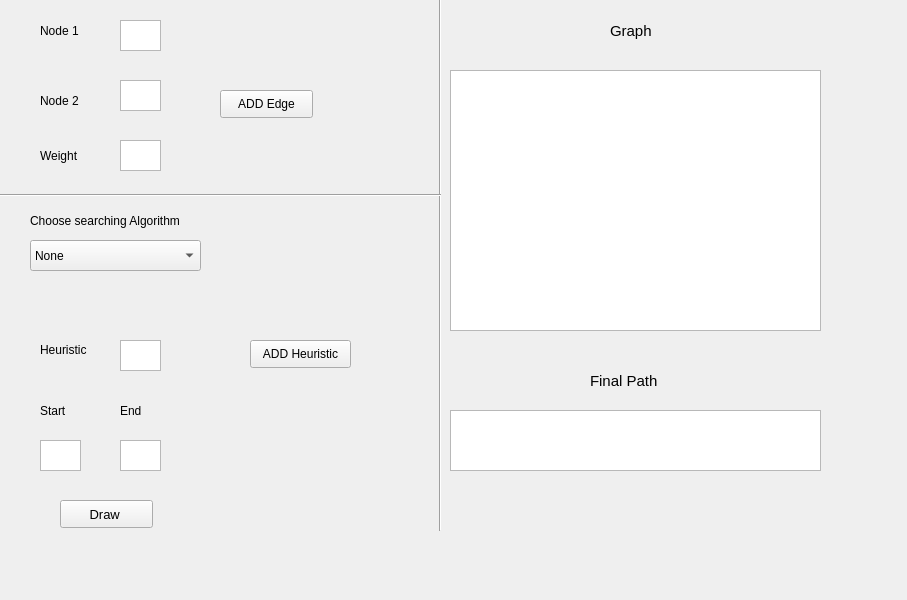
<?xml version="1.0" encoding="UTF-8"?>
<ui version="4.0">
 <class>MainWindow</class>
 <widget class="QMainWindow" name="MainWindow">
  <property name="geometry">
   <rect>
    <x>0</x>
    <y>0</y>
    <width>907</width>
    <height>600</height>
   </rect>
  </property>
  <property name="windowTitle">
   <string>MainWindow</string>
  </property>
  <widget class="QWidget" name="centralwidget">
   <widget class="Line" name="line_2">
    <property name="geometry">
     <rect>
      <x>425</x>
      <y>-10</y>
      <width>31</width>
      <height>541</height>
     </rect>
    </property>
    <property name="orientation">
     <enum>Qt::Vertical</enum>
    </property>
   </widget>
   <widget class="QLabel" name="label_5">
    <property name="geometry">
     <rect>
      <x>120</x>
      <y>400</y>
      <width>61</width>
      <height>21</height>
     </rect>
    </property>
    <property name="font">
     <font>
      <pointsize>9</pointsize>
     </font>
    </property>
    <property name="text">
     <string>End</string>
    </property>
   </widget>
   <widget class="QTextEdit" name="textEdit">
    <property name="enabled">
     <bool>true</bool>
    </property>
    <property name="geometry">
     <rect>
      <x>120</x>
      <y>340</y>
      <width>41</width>
      <height>31</height>
     </rect>
    </property>
    <property name="font">
     <font>
      <pointsize>10</pointsize>
     </font>
    </property>
   </widget>
   <widget class="QLabel" name="label_2">
    <property name="geometry">
     <rect>
      <x>40</x>
      <y>90</y>
      <width>61</width>
      <height>21</height>
     </rect>
    </property>
    <property name="font">
     <font>
      <pointsize>9</pointsize>
     </font>
    </property>
    <property name="text">
     <string>Node 2</string>
    </property>
   </widget>
   <widget class="QLabel" name="label_11">
    <property name="geometry">
     <rect>
      <x>570</x>
      <y>20</y>
      <width>31</width>
      <height>21</height>
     </rect>
    </property>
    <property name="text">
     <string/>
    </property>
    <property name="pixmap">
     <pixmap>../Desktop/Graph.png</pixmap>
    </property>
    <property name="scaledContents">
     <bool>true</bool>
    </property>
   </widget>
   <widget class="QTextEdit" name="textEdit_7">
    <property name="geometry">
     <rect>
      <x>120</x>
      <y>140</y>
      <width>41</width>
      <height>31</height>
     </rect>
    </property>
    <property name="font">
     <font>
      <pointsize>10</pointsize>
     </font>
    </property>
   </widget>
   <widget class="QLabel" name="label">
    <property name="geometry">
     <rect>
      <x>40</x>
      <y>20</y>
      <width>61</width>
      <height>21</height>
     </rect>
    </property>
    <property name="font">
     <font>
      <pointsize>9</pointsize>
     </font>
    </property>
    <property name="text">
     <string>Node 1</string>
    </property>
   </widget>
   <widget class="QComboBox" name="comboBox">
    <property name="geometry">
     <rect>
      <x>30</x>
      <y>240</y>
      <width>171</width>
      <height>31</height>
     </rect>
    </property>
    <property name="font">
     <font>
      <pointsize>9</pointsize>
     </font>
    </property>
    <item>
     <property name="text">
      <string>None</string>
     </property>
    </item>
    <item>
     <property name="text">
      <string>Breadth First Search</string>
     </property>
    </item>
    <item>
     <property name="text">
      <string>Depth First Search</string>
     </property>
    </item>
    <item>
     <property name="text">
      <string>Uniform Cost Search</string>
     </property>
    </item>
    <item>
     <property name="text">
      <string>Greedy Search</string>
     </property>
    </item>
    <item>
     <property name="text">
      <string>A* search</string>
     </property>
    </item>
   </widget>
   <widget class="QLabel" name="label_8">
    <property name="geometry">
     <rect>
      <x>610</x>
      <y>20</y>
      <width>61</width>
      <height>21</height>
     </rect>
    </property>
    <property name="font">
     <font>
      <pointsize>11</pointsize>
     </font>
    </property>
    <property name="text">
     <string>Graph</string>
    </property>
   </widget>
   <widget class="Line" name="line">
    <property name="geometry">
     <rect>
      <x>0</x>
      <y>180</y>
      <width>441</width>
      <height>31</height>
     </rect>
    </property>
    <property name="font">
     <font>
      <pointsize>10</pointsize>
     </font>
    </property>
    <property name="orientation">
     <enum>Qt::Horizontal</enum>
    </property>
   </widget>
   <widget class="QLabel" name="label_9">
    <property name="enabled">
     <bool>true</bool>
    </property>
    <property name="geometry">
     <rect>
      <x>40</x>
      <y>340</y>
      <width>61</width>
      <height>20</height>
     </rect>
    </property>
    <property name="font">
     <font>
      <pointsize>9</pointsize>
     </font>
    </property>
    <property name="text">
     <string>Heuristic</string>
    </property>
   </widget>
   <widget class="QLabel" name="label_4">
    <property name="geometry">
     <rect>
      <x>40</x>
      <y>400</y>
      <width>51</width>
      <height>21</height>
     </rect>
    </property>
    <property name="font">
     <font>
      <pointsize>9</pointsize>
     </font>
    </property>
    <property name="text">
     <string>Start</string>
    </property>
   </widget>
   <widget class="QPushButton" name="pushButton">
    <property name="geometry">
     <rect>
      <x>220</x>
      <y>90</y>
      <width>93</width>
      <height>28</height>
     </rect>
    </property>
    <property name="font">
     <font>
      <pointsize>9</pointsize>
     </font>
    </property>
    <property name="text">
     <string>ADD Edge</string>
    </property>
   </widget>
   <widget class="QPushButton" name="pushButton_3">
    <property name="geometry">
     <rect>
      <x>250</x>
      <y>340</y>
      <width>101</width>
      <height>28</height>
     </rect>
    </property>
    <property name="font">
     <font>
      <pointsize>9</pointsize>
     </font>
    </property>
    <property name="text">
     <string>ADD Heuristic</string>
    </property>
   </widget>
   <widget class="QLabel" name="label_12">
    <property name="geometry">
     <rect>
      <x>550</x>
      <y>370</y>
      <width>31</width>
      <height>21</height>
     </rect>
    </property>
    <property name="text">
     <string/>
    </property>
    <property name="pixmap">
     <pixmap>../Desktop/path.png</pixmap>
    </property>
    <property name="scaledContents">
     <bool>true</bool>
    </property>
   </widget>
   <widget class="QLabel" name="label_3">
    <property name="geometry">
     <rect>
      <x>40</x>
      <y>140</y>
      <width>61</width>
      <height>31</height>
     </rect>
    </property>
    <property name="font">
     <font>
      <pointsize>9</pointsize>
     </font>
    </property>
    <property name="text">
     <string>Weight</string>
    </property>
   </widget>
   <widget class="QTextBrowser" name="textBrowser_6">
    <property name="geometry">
     <rect>
      <x>450</x>
      <y>410</y>
      <width>371</width>
      <height>61</height>
     </rect>
    </property>
    <property name="font">
     <font>
      <pointsize>10</pointsize>
     </font>
    </property>
   </widget>
   <widget class="QLabel" name="label_7">
    <property name="geometry">
     <rect>
      <x>590</x>
      <y>360</y>
      <width>81</width>
      <height>41</height>
     </rect>
    </property>
    <property name="font">
     <font>
      <pointsize>11</pointsize>
     </font>
    </property>
    <property name="text">
     <string>Final Path</string>
    </property>
   </widget>
   <widget class="QTextEdit" name="textEdit_5">
    <property name="geometry">
     <rect>
      <x>120</x>
      <y>80</y>
      <width>41</width>
      <height>31</height>
     </rect>
    </property>
    <property name="font">
     <font>
      <pointsize>10</pointsize>
     </font>
    </property>
   </widget>
   <widget class="QTextEdit" name="textEdit_6">
    <property name="geometry">
     <rect>
      <x>120</x>
      <y>20</y>
      <width>41</width>
      <height>31</height>
     </rect>
    </property>
    <property name="font">
     <font>
      <pointsize>10</pointsize>
     </font>
    </property>
   </widget>
   <widget class="QGraphicsView" name="graphicsView">
    <property name="geometry">
     <rect>
      <x>450</x>
      <y>70</y>
      <width>371</width>
      <height>261</height>
     </rect>
    </property>
   </widget>
   <widget class="QTextEdit" name="textEdit_2">
    <property name="geometry">
     <rect>
      <x>40</x>
      <y>440</y>
      <width>41</width>
      <height>31</height>
     </rect>
    </property>
    <property name="font">
     <font>
      <pointsize>10</pointsize>
     </font>
    </property>
   </widget>
   <widget class="QTextEdit" name="textEdit_3">
    <property name="geometry">
     <rect>
      <x>120</x>
      <y>440</y>
      <width>41</width>
      <height>31</height>
     </rect>
    </property>
    <property name="font">
     <font>
      <pointsize>10</pointsize>
     </font>
    </property>
   </widget>
   <widget class="QPushButton" name="pushButton_2">
    <property name="geometry">
     <rect>
      <x>60</x>
      <y>500</y>
      <width>93</width>
      <height>28</height>
     </rect>
    </property>
    <property name="font">
     <font>
      <pointsize>10</pointsize>
     </font>
    </property>
    <property name="text">
     <string>Draw </string>
    </property>
   </widget>
   <widget class="QLabel" name="label_6">
    <property name="geometry">
     <rect>
      <x>30</x>
      <y>210</y>
      <width>181</width>
      <height>21</height>
     </rect>
    </property>
    <property name="font">
     <font>
      <pointsize>9</pointsize>
     </font>
    </property>
    <property name="text">
     <string>Choose searching Algorithm</string>
    </property>
   </widget>
  </widget>
  <widget class="QMenuBar" name="menubar">
   <property name="geometry">
    <rect>
     <x>0</x>
     <y>0</y>
     <width>907</width>
     <height>24</height>
    </rect>
   </property>
  </widget>
 </widget>
 <resources/>
 <connections/>
</ui>
